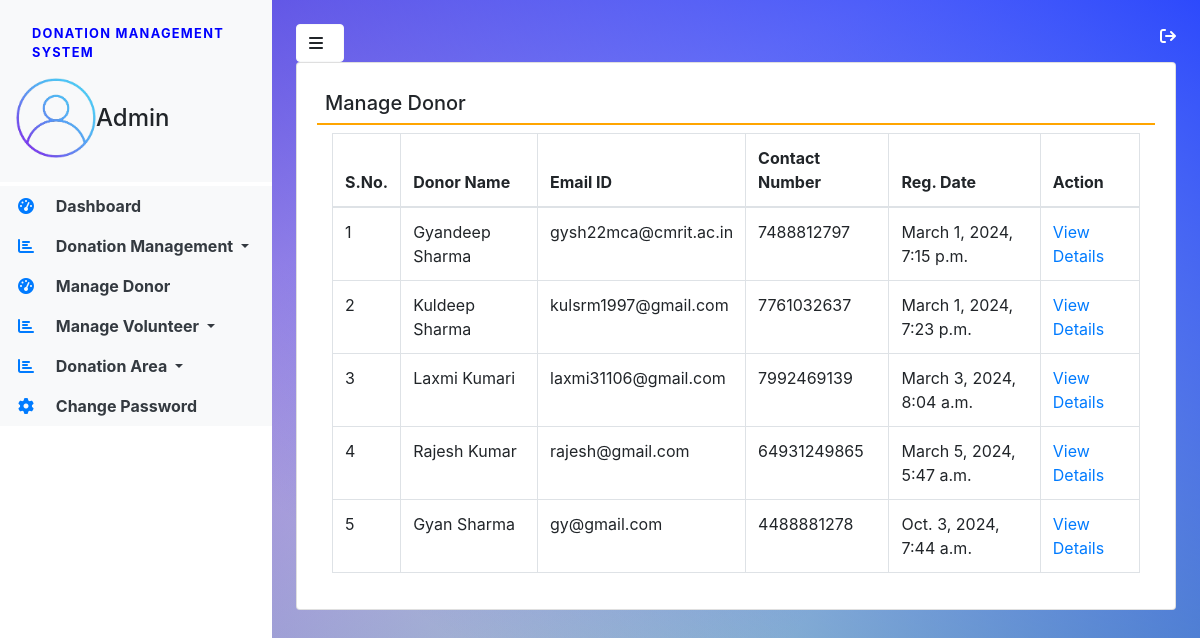
/manage_donor (signed in), run on the app's committed database.
### donation/models.py (models this page shows, shortened)
class Donor(models.Model):
    user = models.ForeignKey(User,on_delete=models.CASCADE)
    contact = models.CharField(max_length=15,null=True)
    address = models.CharField(max_length=300,null=True)
    userpic = models.FileField(null=True)
    regdate = models.DateTimeField(auto_now_add=True)

### DonationManagementSystem/views.py (the view)
# urls.py: path('manage_donor', manage_donor, name='manage_donor'),
def manage_donor(request):
    if not request.user.is_authenticated:
        return redirect('admin_login')
    donor = Donor.objects.all()
    return render(request, 'manage_donor.html', locals())

### donation/templates/manage_donor.html
{% extends 'admin_base.html' %}
{% block main %}
<div class="card shadow">
<div class="card-body">
    <h5 class="p-2" style="border-bottom: 2px solid orange">Manage Donor</h5>
    <div class="container-fluid">
        <table id="example" class="table table-bordered">
            <thead>
            <tr>
                <th>S.No.</th>
                <th>Donor Name</th>
                <th>Email ID</th>
                <th>Contact Number</th>
                <th>Reg. Date</th>
                <th>Action</th>
            </tr>
            </thead>
            <tbody>
                {% for i in donor %}
                <tr>
                    <td>{{ forloop.counter }}</td>
                    <td>{{ i.user.first_name}} {{ i.user.last_name }}</td>
                    <td>{{ i.user.username}}</td>
                    <td>{{ i.contact}}</td>
                    <td>{{ i.regdate}}</td>
                    <td><a href="{% url 'view_donordetail'  i.id %}" class="text-primary">View Details</a></td>
                </tr>
                {% endfor %}
            </tbody>
        </table>
    </div>
</div>
</div>
{% endblock %}

### donation/static/css/sidebar.css (style rules this page uses)
body { backgroud-image: linear-gradient(136.9deg,rgba(109,25,252,1) 16.4%,rgba(125,31,160,100)); background: linear-gradient(217deg, rgba(0, 34, 255, 0.8), rgba(255,0,0,0) 70.71%), linear-gradient(127deg, rgba(86, 32, 196, 0.8), rgba(0,255,0,0) 70.71%), linear-gradient(336deg, rgba(62, 147, 150, 0.8), rgba(0,0,255,0) 70.71%);; min-height: 100vh; }

### data on the page
Donor: user.first_name "Gyandeep", user.last_name "Sharma", user.username "gysh22mca@cmrit.ac.in", contact "7488812797", regdate "March 1, 2024, 7:15 p.m."
Donor: user.first_name "Kuldeep", user.last_name "Sharma", user.username "kulsrm1997@gmail.com", contact "7761032637", regdate "March 1, 2024, 7:23 p.m."
Donor: user.first_name "Laxmi", user.last_name "Kumari", user.username "laxmi31106@gmail.com", contact "7992469139", regdate "March 3, 2024, 8:04 a.m."
Donor: user.first_name "Rajesh", user.last_name "Kumar", user.username "rajesh@gmail.com", contact "64931249865", regdate "March 5, 2024, 5:47 a.m."
Donor: user.first_name "Gyan", user.last_name "Sharma", user.username "gy@gmail.com", contact "4488881278", regdate "Oct. 3, 2024, 7:44 a.m."
